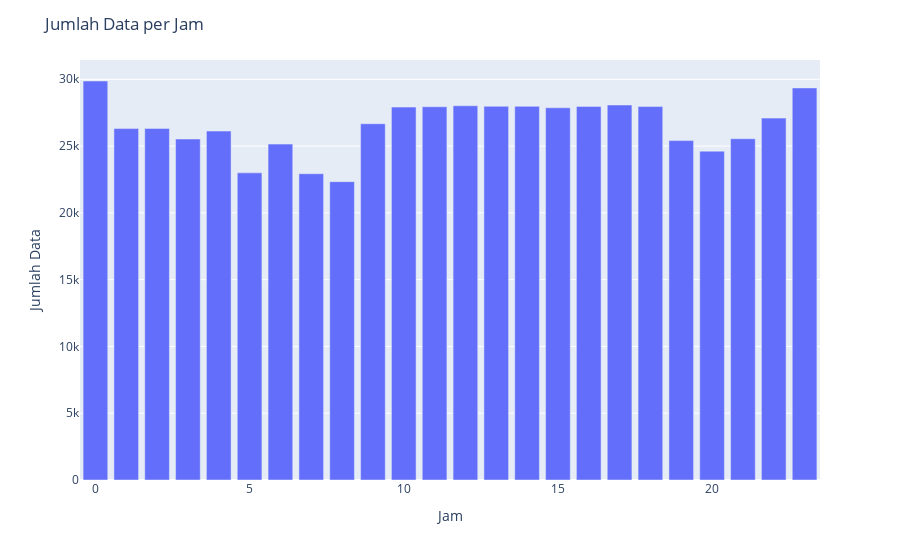

Notebook code cell kept with this figure:
### Markdown cell above
Dapat dilihat kita memiliki banyak celah dalam data 'hari' kami. Seperti contoh kita tidak memiliki data dari hari ke-18 hingga hari ke-25 di setiap bulan

### Code cell
df_counts = df['hour'].value_counts().reset_index()
df_counts.columns = ['hour', 'counts']

# Mengurutkan data berdasarkan jam
df_counts = df_counts.sort_values('hour')

# Membuat plot bar chart
fig = px.bar(data_frame=df_counts, x='hour', y='counts', labels={'counts': 'Jumlah'})
fig.update_layout(title='Jumlah Data per Jam',
                  xaxis_title='Jam',
                  yaxis_title='Jumlah Data')

# Menampilkan plot
fig.show(renderer='plotly_mimetype')

### Figure 1 — Plotly figure (JSON) as saved in the notebook; plotly's stock layout.template omitted (floating-point values rounded to 4 significant figures)
{"data": [{"alignmentgroup": "True", "hovertemplate": "hour=%{x}<br>Jumlah=%{y}<extra></extra>", "legendgroup": "", "marker": {"color": "#636efa", "pattern": {"shape": ""}}, "name": "", "offsetgroup": "", "orientation": "v", "showlegend": false, "textposition": "auto", "x": [0, 1, 2, 3, 4, 5, 6, 7, 8, 9, 10, 11, 12, 13, 14, 15, 16, 17, 18, 19, 20, 21, 22, 23], "xaxis": "x", "y": [29872, 26310, 26323, 25530, 26125, 22995, 25147, 22930, 22337, 26673, 27918, 27946, 28017, 27977, 27976, 27868, 27972, 28075, 27958, 25410, 24620, 25549, 27093, 29355], "yaxis": "y", "type": "bar"}], "layout": {"xaxis": {"anchor": "y", "domain": [0, 1], "title": {"text": "Jam"}}, "yaxis": {"anchor": "x", "domain": [0, 1], "title": {"text": "Jumlah Data"}}, "legend": {"tracegroupgap": 0}, "margin": {"t": 60}, "barmode": "relative", "title": {"text": "Jumlah Data per Jam"}}}
